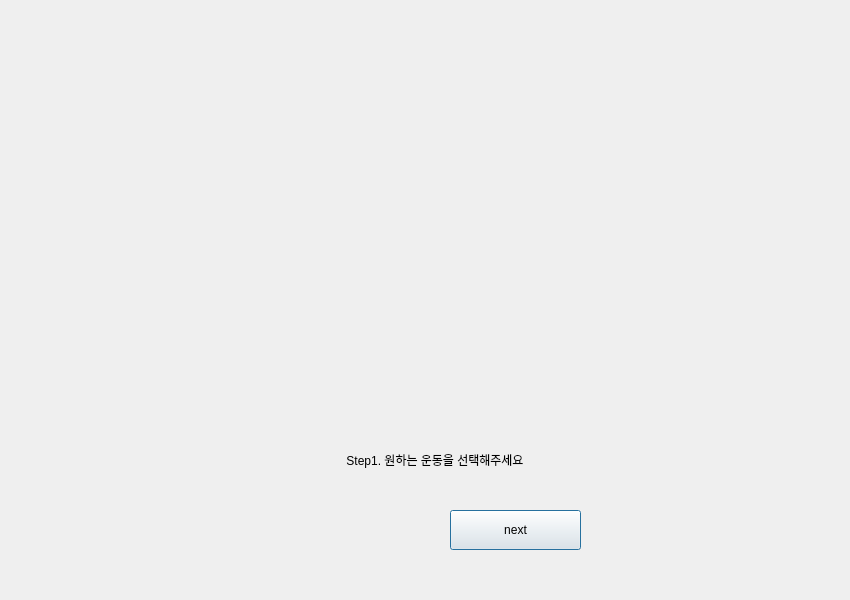
<?xml version="1.0" encoding="UTF-8"?>
<ui version="4.0">
 <class>selectExercise</class>
 <widget class="QDialog" name="selectExercise">
  <property name="geometry">
   <rect>
    <x>0</x>
    <y>0</y>
    <width>850</width>
    <height>600</height>
   </rect>
  </property>
  <property name="windowTitle">
   <string>HomePT와 함께 하는 올바른 홈트레이닝 라이프</string>
  </property>
  <property name="windowIcon">
   <iconset>
    <normaloff>:/icon_heart/heart.png</normaloff>:/icon_heart/heart.png</iconset>
  </property>
  <property name="styleSheet">
   <string notr="true">background-color:&quot;Aliceblue&quot;;</string>
  </property>
  <widget class="QLabel" name="selectTitle">
   <property name="geometry">
    <rect>
     <x>110</x>
     <y>450</y>
     <width>650</width>
     <height>61</height>
    </rect>
   </property>
   <property name="styleSheet">
    <string notr="true">font: 20pt&quot;경기천년제목M Medium&quot;; color:&quot;black&quot;;</string>
   </property>
   <property name="text">
    <string>&lt;html&gt;&lt;head/&gt;&lt;body&gt;&lt;p align=&quot;center&quot;&gt;Step1. 원하는 운동을 선택해주세요&lt;/p&gt;&lt;p align=&quot;center&quot;&gt;&lt;br/&gt;&lt;/p&gt;&lt;/body&gt;&lt;/html&gt;</string>
   </property>
  </widget>
  <widget class="QWidget" name="Photo" native="true">
   <property name="geometry">
    <rect>
     <x>210</x>
     <y>120</y>
     <width>431</width>
     <height>301</height>
    </rect>
   </property>
   <property name="autoFillBackground">
    <bool>false</bool>
   </property>
   <property name="styleSheet">
    <string notr="true">background-color:&quot;Dodgerblue&quot;;image: url(:/exercise1/ex1.png);</string>
   </property>
  </widget>
  <widget class="QPushButton" name="exButton2">
   <property name="geometry">
    <rect>
     <x>450</x>
     <y>510</y>
     <width>131</width>
     <height>40</height>
    </rect>
   </property>
   <property name="styleSheet">
    <string notr="true">background-color:&quot;Dodgerblue&quot;; color:&quot;white&quot;;font: 16pt&quot;경기천년제목M Medium&quot;;</string>
   </property>
   <property name="text">
    <string>next</string>
   </property>
  </widget>
  <widget class="QWidget" name="widget" native="true">
   <property name="geometry">
    <rect>
     <x>730</x>
     <y>20</y>
     <width>91</width>
     <height>61</height>
    </rect>
   </property>
   <property name="styleSheet">
    <string notr="true">background-color:&quot;Dodgerblue&quot;;</string>
   </property>
  </widget>
  <widget class="QWidget" name="widget_2" native="true">
   <property name="geometry">
    <rect>
     <x>30</x>
     <y>20</y>
     <width>91</width>
     <height>61</height>
    </rect>
   </property>
   <property name="styleSheet">
    <string notr="true">background-color:&quot;Dodgerblue&quot;;</string>
   </property>
  </widget>
 </widget>
 <resources>
  <include location="2019-2-OSSP1-3355-3-master/3355/heart.qrc"/>
  <include location="2019-2-OSSP1-3355-3-master/3355/e1.qrc"/>
  <include location="2019-2-OSSP1-3355-3-master/3355/e2.qrc"/>
 </resources>
 <connections/>
</ui>
